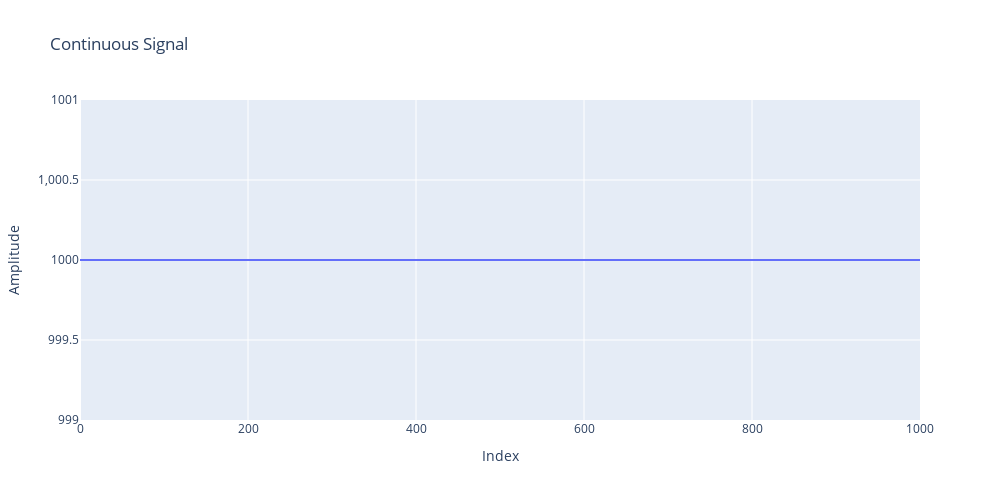
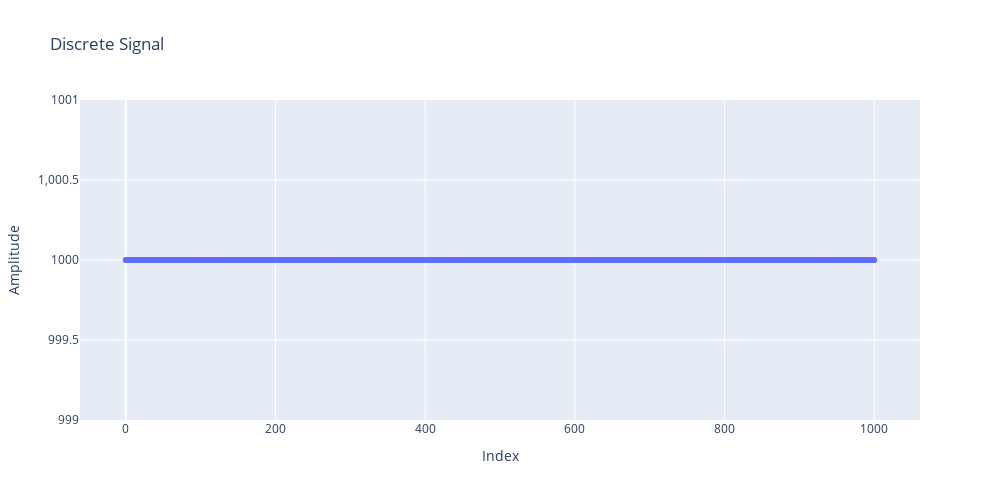

Notebook code for these charts, in order:
### Code cell
subtractSignals('signals/task2/input signals/Signal2.txt','signals/task2/input signals/Signal1.txt')[1]

### Figure 1 — Plotly figure (JSON) as saved in the notebook; plotly's stock layout.template omitted (floating-point values rounded to 4 significant figures; data arrays with more than 128 entries replaced by an {"elided": "..."} marker saying what was removed)
{"data": [{"mode": "lines", "name": "Continuous Signal", "type": "scatter", "x": {"elided": "1001 int values"}, "y": {"elided": "1001 int values"}}], "layout": {"height": 500, "title": {"text": "Continuous Signal"}, "width": 1000, "xaxis": {"title": {"text": "Index"}}, "yaxis": {"title": {"text": "Amplitude"}}}}

### Figure 2 — Plotly figure (JSON) as saved in the notebook; plotly's stock layout.template omitted (floating-point values rounded to 4 significant figures; data arrays with more than 128 entries replaced by an {"elided": "..."} marker saying what was removed)
{"data": [{"mode": "markers", "name": "Discrete Signal", "type": "scatter", "x": {"elided": "1001 int values"}, "y": {"elided": "1001 int values"}}], "layout": {"height": 500, "title": {"text": "Discrete Signal"}, "width": 1000, "xaxis": {"title": {"text": "Index"}}, "yaxis": {"title": {"text": "Amplitude"}}}}
